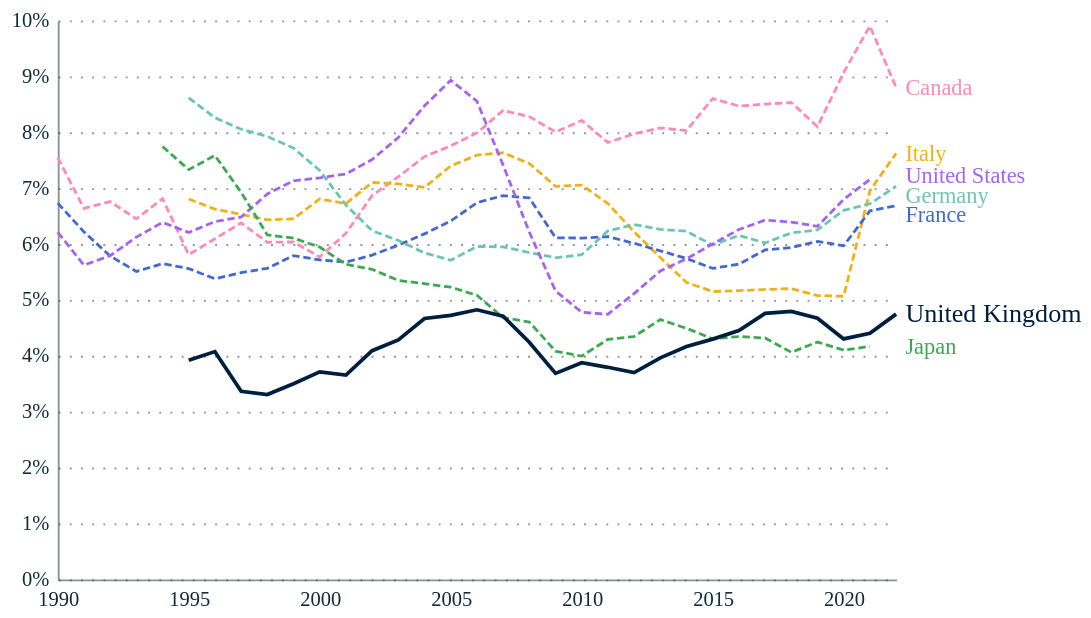

The Vega-Lite source for this figure:
### Vega-Lite specification from a JSON file in a GitHub repository (floating-point values rounded to 4 significant figures; data arrays with more than 128 entries replaced by an {"elided": "..."} marker saying what was removed)
{"config": {"font": "Circular Std", "mark": {"line": {"interpolate": "linear"}}, "view": {"stroke": "transparent", "width": 400, "height": 300}, "range": {"category": ["#179fdb", "#e6224b", "#f4c245", "#122b39", "#eb5c2e", "#36b7b4"], "diverging": ["#E6224B", "#E54753", "#C9C9C9", "#179FDB", "#122B39"], "heatmap": ["#C9C9C9", "#179FDB", "#0063AF", "#122B39"], "ordinal": ["#00A767", "#36B7B4", "#179FDB", "#0063AF", "#243B5A"]}, "axisX": {"labelColor": "#122b39", "tickColor": "#122b39", "domainColor": "#122b39", "domainOpacity": 0.5, "gridOpacity": 0, "labelFont": "Circular Std", "labelAngle": 0, "labelAlign": "center", "labelFontSize": 11, "labelPadding": 5, "tickCount": 10, "tickSize": 0, "title": ""}, "axisY": {"labelColor": "#122b39", "labelFont": "Circular Std", "tickColor": "#122b39", "domainColor": "#122b39", "gridColor": "#122b39", "gridDash": [1, 5], "gridOpacity": 0.5, "labelPadding": 5, "labelFontSize": 11, "domainOpacity": 0.5, "tickSize": 0, "title": null, "titleAlign": "left", "titleAngle": 0, "titleBaseline": "bottom", "titleColor": "#122b39", "titleOpacity": 0.9, "titleX": 0, "titleY": -7}}, "layer": [{"mark": {"type": "line"}, "encoding": {"color": {"field": "Country", "legend": null, "scale": {"domain": ["United Kingdom", "France", "Italy", "Spain", "Germany", "Japan", "Canada", "United States", "Australia", "South Korea"], "range": ["#001f3f", "#4269d0", "#efb118", "#ff725c", "#6cc5b0", "#3ca951", "#ff8ab7", "#a463f2", "#97bbf5", "#9c6b4e"]}, "type": "nominal"}, "size": {"condition": {"test": "(datum.LOCATION === 'GBR')", "value": 2}, "value": 1.5}, "strokeDash": {"condition": {"test": "(datum.LOCATION === 'GBR')", "value": [0, 0]}, "value": [4, 2]}, "x": {"field": "Time", "title": "", "type": "temporal"}, "y": {"axis": {"format": "%"}, "field": "Value", "title": "", "type": "quantitative"}}}, {"mark": {"type": "text", "align": "left", "dx": 5, "dy": {"expr": "{\"Germany\": 5, \"France\": 5, \"United States\": -2}[datum.Country]"}}, "encoding": {"color": {"field": "Country", "legend": null, "scale": {"domain": ["United Kingdom", "France", "Italy", "Spain", "Germany", "Japan", "Canada", "United States", "Australia", "South Korea"], "range": ["#001f3f", "#4269d0", "#efb118", "#ff725c", "#6cc5b0", "#3ca951", "#ff8ab7", "#a463f2", "#97bbf5", "#9c6b4e"]}, "type": "nominal"}, "size": {"condition": {"test": "(datum.LOCATION === 'GBR')", "value": 14}, "value": 12}, "text": {"field": "label", "type": "nominal"}, "x": {"value": 450}, "y": {"axis": {"format": "%"}, "field": "Value", "title": "", "type": "quantitative"}}}], "data": {"name": "data-03f42452f32cb3f60e59e7cfb0badd4f"}, "height": 300, "width": 450, "$schema": "https://vega.github.io/schema/vega-lite/v5.8.0.json", "datasets": {"data-03f42452f32cb3f60e59e7cfb0badd4f": {"elided": "210 records"}}}
